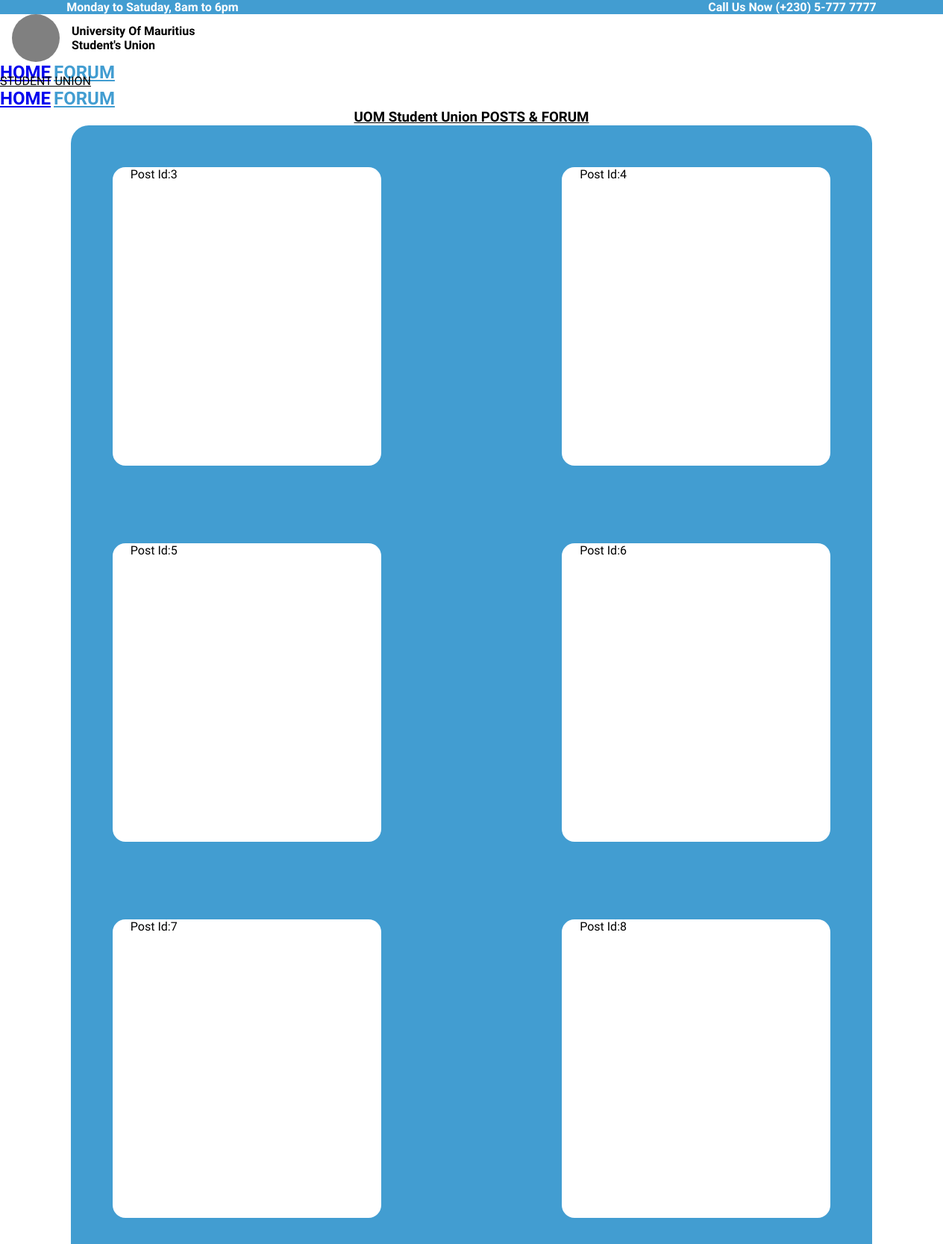
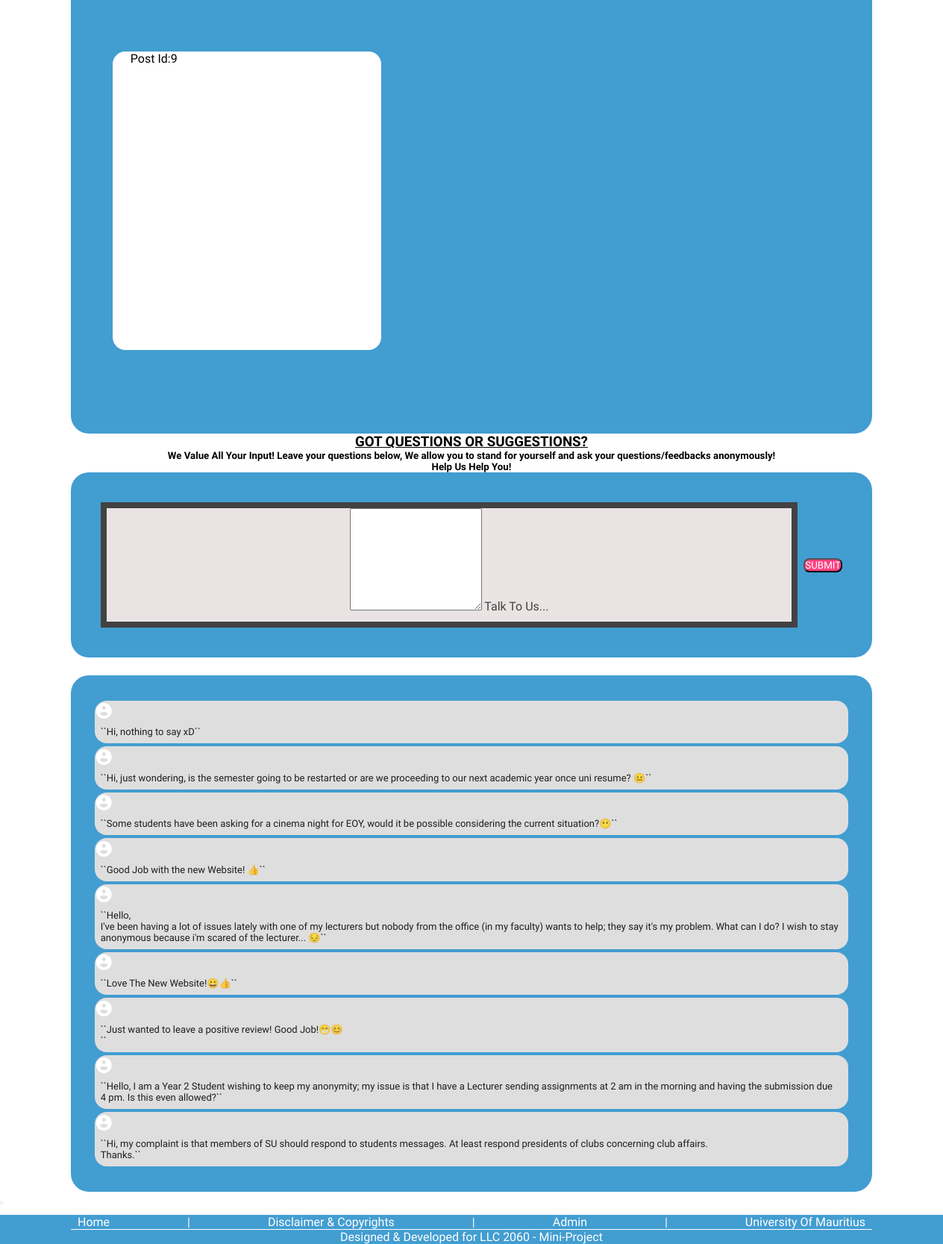
/forum.php, run on the app's committed database (2 pictures, top to bottom).
### tables this page shows
CREATE TABLE `table_fbposts` (
  `id` int(11) NOT NULL,
  `fbPostLink` varchar(800) NOT NULL
);

CREATE TABLE `table_suggestions` (
  `id` int(11) NOT NULL,
  `suggestion` varchar(1000) NOT NULL
);

### assets/src/includes/displayFacebookPost.php (the view, shortened to what this page needs)
<?php
    function displayFBPostClient($conn){
        $query = mysqli_query($conn, "SELECT * FROM `table_fbposts`;");
        while ($row = mysqli_fetch_array($query))
        {
            echo '
                    <div class="fbPost" id='. $row['id'] .'>
                    <p style="margin-left: 3vh;">Post Id:'. $row['id'] .'</p>
                    '
                    . $row['fbPostLink'] .
                    '
                    </div>
                ';
        }
    }
?>

### forum.php (shortened to what this page needs)
<!DOCTYPE html>
<html>
<head>
    <?php require_once("assets/src/includes/header.php");?>
                <main class="mdl-layout__content">
                    <div class="page-content">
                        <div class="forum-container preloader">
                            <center><h3><strong><u>UOM Student Union POSTS & FORUM</u></strong></h3></center>
                            <div class="unionFbPosts">
                                <?php require_once('./assets/src/includes/displayFacebookPost.php'); displayFBPostClient($conn); ?>
                            </div>
                            <center><h3><strong><u>GOT QUESTIONS OR SUGGESTIONS?</u></strong></h3></center>
                            <center><h5><strong>We Value All Your Input! Leave your questions below, We allow you to stand for yourself and ask your questions/feedbacks anonymously!</strong></h5></center>
                            <center><h5><strong>Help Us Help You!</strong></h5></center>
                            <section class="anonymous-section">
                                <div class="formContainer">
                                    <form action="forum.php" method="POST">
                                        <div class="mdl-textfield mdl-js-textfield suggestionBox">
                                            <textarea class="mdl-textfield__input" type="text" rows= "9" id="sample5" ></textarea>
                                            <label class="mdl-textfield__label" for="sample5">Talk To Us...</label>
                                        </div>
                                        <button name="submit" type="submit" class="mdl-button mdl-js-button mdl-button--raised mdl-js-ripple-effect mdl-button--accent pinkBtn" onclick="updateSuggestions()">
                                            SUBMIT
                                        </button>
                                    </form>
                                </div>
                            </section>
                            <section class="forum-suggestions">
                                <?php
                                    require_once("./assets/src/includes/displaySuggestions.php");
                                    DisplaySuggestionClientSide($conn);
                                ?>
                            </section>
                        </div>
                        <div id="demo-toast-example" class="mdl-js-snackbar mdl-snackbar">
                            <button class="mdl-snackbar__action" type="button"></button>
                        </div>
                        <section class="footer">
                            <?php require_once("./assets/src/includes/footer.php")?>
                        </section>
                    </div>
                </main>
            </div>
        </div>
    </body>
</html>

### assets/src/includes/header.php (shortened to what this page needs)
    <link rel="stylesheet" href="https://code.getmdl.io/1.3.0/material.light_blue-cyan.min.css" />
    <link rel="stylesheet" href="./assets/css/style.css">
    <link rel="stylesheet" href="https://cdnjs.cloudflare.com/ajax/libs/animate.css/3.7.2/animate.min.css">
</head>
<body class="preload">
<div class="wrapper">
    <div class="mdl-layout mdl-js-layout mdl-layout--fixed-header">
        <div class="top-contact">
            <div class="top-contact-content">
                <h4>Monday to Satuday, 8am to 6pm</h4>
                <h4>Call Us Now (+230) 5-777 7777</h4>
            </div>
        </div>
        <header class="mdl-layout__header" style="background-color: white">
            <div class="mdl-layout__header-row" style="height: 10vh;">
                <span class="mdl-layout-title" style="display: flex; align-items: center;"><div id="circle"></div><strong>University Of Mauritius</br>Student's Union</strong></span>
                <nav class="mdl-navigation mdl-layout--large-screen-only" id="navForum">
                    <a class="mdl-navigation__link" href="./" id="home">HOME</a>
                    <a class="mdl-navigation__link" href="./" style="color: #429DD1" id="home">FORUM</a>
                </nav>
            </div>
        </header>
        <div class="mdl-layout__drawer">
            <span class="mdl-layout-title"><u>STUDENT UNION</u></span>
            <nav class="mdl-navigation"id="navForum">
                <a class="mdl-navigation__link" href="./" id="home">HOME</a>
                <a class="mdl-navigation__link" href="./forum.php" style="color: #429DD1" id="forum">FORUM</a>
            </nav>
        </div>

### assets/src/includes/displaySuggestions.php (shortened to what this page needs)
<?php
    function DisplaySuggestionClientSide($conn){
    $query = mysqli_query($conn, "SELECT * FROM table_suggestions ORDER BY id DESC;");
    while ($row = mysqli_fetch_array($query))
    {
        echo '
                    <div class="mdl-chip mdl-chip--contact suggestion-chip" id="'.$row['id'].'">
                        <span class="mdl-chip__contact mdl-color--pink mdl-color-text--white"><span class="demo-card-image__filename facRep-fb material-icons">account_circle</span></span>
                        <p style="margin-left: 2vh; color: black"><strong>Anonymous said:</strong></p>
                        <span class="mdl-chip__text">``'.$row['suggestion'].'``</span>
                    </div>
                ';
    }
    }
?>

### assets/src/includes/footer.php
<footer>
    <div class="footer-top">
        <a href="" id="home" class="footer-link"><p>Home</p></a>
        <p>|</p>
        <a href="https://www.uom.ac.mu/index.php/disclaimercopyright"class="footer-link"><p>Disclaimer & Copyrights</p></a>
        <p>|</p>
        <a href="" class="footer-link" id="admin_button"><p>Admin</p></a>
        <p>|</p>
        <a href="https://www.uom.ac.mu/" class="footer-link"><p>University Of Mauritius</p></a>
    </div>
    <div class="footer-bottom">
        <p>Designed & Developed for LLC 2060 - Mini-Project</p>
    </div>
</footer>

### assets/css/style.css (style rules this page uses)
* { padding: 0; margin: 0; box-sizing: border-box; font-family: 'Quicksand'; }
.preload { -webkit-transition: none !important; -moz-transition: none !important; -ms-transition: none !important; -o-transition: none !important; }
#circle { width: 8vh; height: 8vh; background-color: grey; border-radius: 50%; margin: 0 2vh; }
.top-contact { background-color: #429DD1; }
@media only screen and (max-width: 1683px) { .top-contact-content h4 { margin-right: 45px; margin-left: 45px; } }
@media only screen and (max-width: 1683px) { .formContainer { flex-direction: column !important; } }
.top-contact-content { color: white; max-width: 93%; margin: auto; display: flex; justify-content: space-between; }
.mdl-navigation__link { font-size: 1.5rem; font-weight: bold; }
.mdl-card__actions span.ob-fb, span.facRep-fb, a.fb_link { text-align: center; font-weight: bold; color: white; margin-top: 0.3vh; }
footer { background-color: #429DD1; margin-bottom: 0; display: flex; flex-direction: column; justify-content: space-between; color: #fff; margin-top: 1.5vh; }
.footer-top { display: flex; justify-content: space-evenly; align-items: flex-end; flex-wrap: wrap; }
.footer-link { color: #fff !important; text-decoration: none; }
.footer-bottom { border-top: solid 1px #fff; width: 85%; margin: auto; text-align: center; }
.forum-container { width: 85%; margin: auto; display: flex; flex-direction: column; }
.fbPost { width: 45vh !important; height: 50vh !important; border-radius: 17px; background-color: #fff; margin: 3vh; margin-bottom: 10vh !important; }
iframe { height: 100% !important; border-radius: 0px 0px 20px 20px; }
.unionFbPosts, .formContainer, .forum-suggestions { display: flex; flex-wrap: wrap; justify-content: space-between; background-color: #429dd1; border-radius: 3vh; padding: 4vh; }
form { color: rgb(66, 66, 66); margin: 1vh; display: flex; justify-content: center; align-items: center; height: 21vh; width: -webkit-fill-available; }
.formContainer { align-items: center; justify-content: center !important; text-align: center; display: flex; }
.pinkBtn { background-color: #ff4081 !important; color: white !important; margin-left: 1vh; border-radius: 1vh; }
.suggestionBox { border: solid 8px rgb(66, 66, 66); width: 100%; height: 100%; background-color: #eae3e3; }
.forum-suggestions { margin-top: 3vh; flex-wrap: wrap; flex-direction: column; justify-content: unset; }
.suggestion-chip { width: 100% !important; }
.mdl-chip--contact { padding-left: 9px !important; }
.mdl-chip { height: auto; font-family: "Roboto", "Helvetica", "Arial", sans-serif; padding: 0 !important; border: 0; border-radius: 16px; background-color: #dedede; display: inline-block; color: rgba(0, 0, 0, .87); margin: 2px 0; font-size: 0; white-space: nowrap; }
.mdl-chip__text { font-size: 13px; vertical-align: middle; display: table !important; white-space: break-spaces !important; margin: 1vh; }

### data on the page
table_fbposts: id "3"
table_fbposts: id "4"
table_fbposts: id "5"
table_fbposts: id "6"
table_fbposts: id "7"
table_fbposts: id "8"
table_fbposts: id "9"
table_suggestions: suggestion "Hi, nothing to say xD"
table_suggestions: suggestion "Hi, just wondering, is the semester going to be restarted or are we proceeding to our next academic year once uni resume? 😐"
table_suggestions: suggestion "Some students have been asking for a cinema night for EOY, would it be possible considering the current situation?😶"
table_suggestions: suggestion "Good Job with the new Website! 👍"
table_suggestions: suggestion "Hello, I've been having a lot of issues lately with one of my lecturers but nobody from the office (in my faculty) wants to help; they say it's my problem. What can I do? I wish to stay anonymous because i'm scared of the lecturer... 😔"
table_suggestions: suggestion "Love The New Website!😀👍"
table_suggestions: suggestion "Just wanted to leave a positive review! Good Job!😁😊"
table_suggestions: suggestion "Hello, I am a Year 2 Student wishing to keep my anonymity; my issue is that I have a Lecturer sending assignments at 2 am in the morning and having the submission due 4 pm. Is this even allowed?"
table_suggestions: suggestion "Hi, my complaint is that members of SU should respond to students messages. At least respond presidents of clubs concerning club affairs. Thanks."
